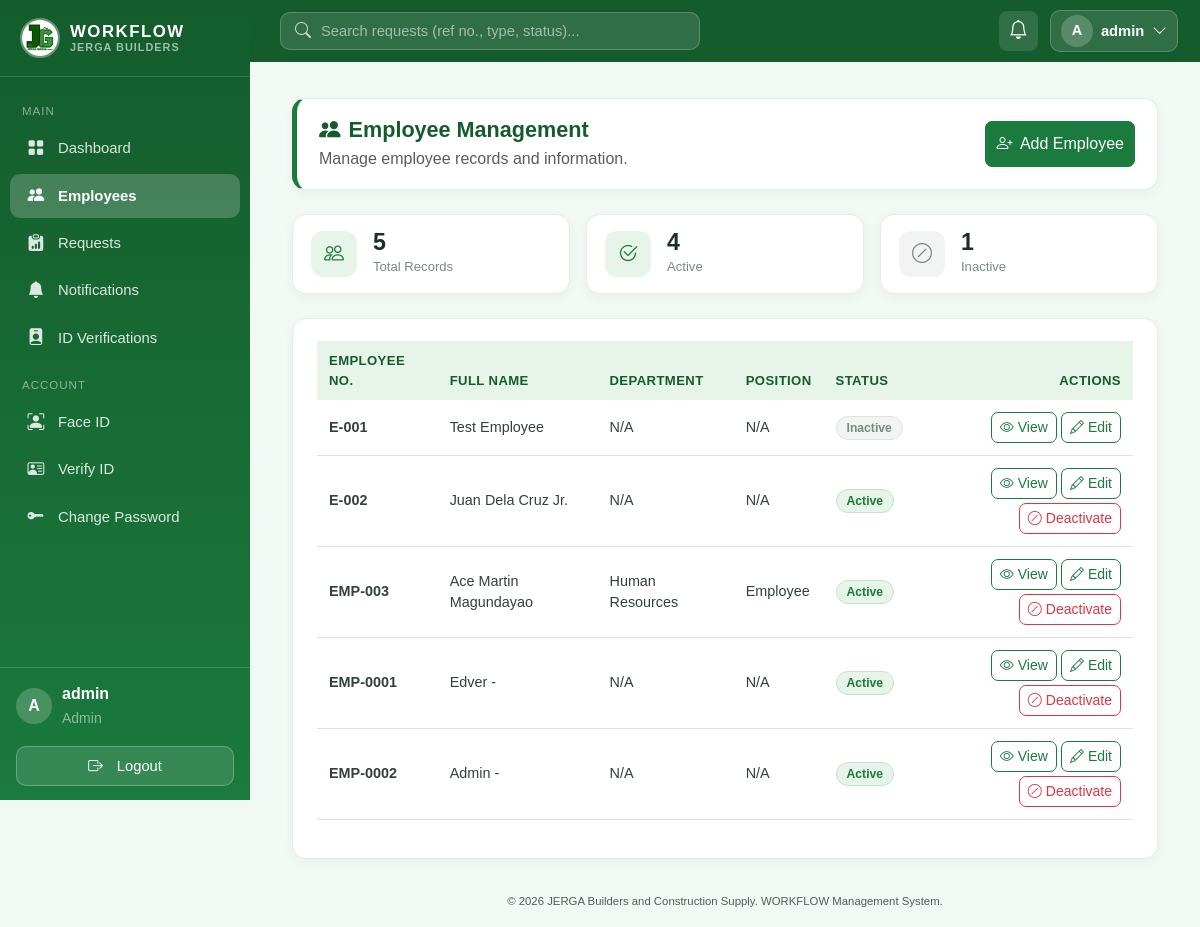
The page /employees/ (signed in) on the database as committed earlier.
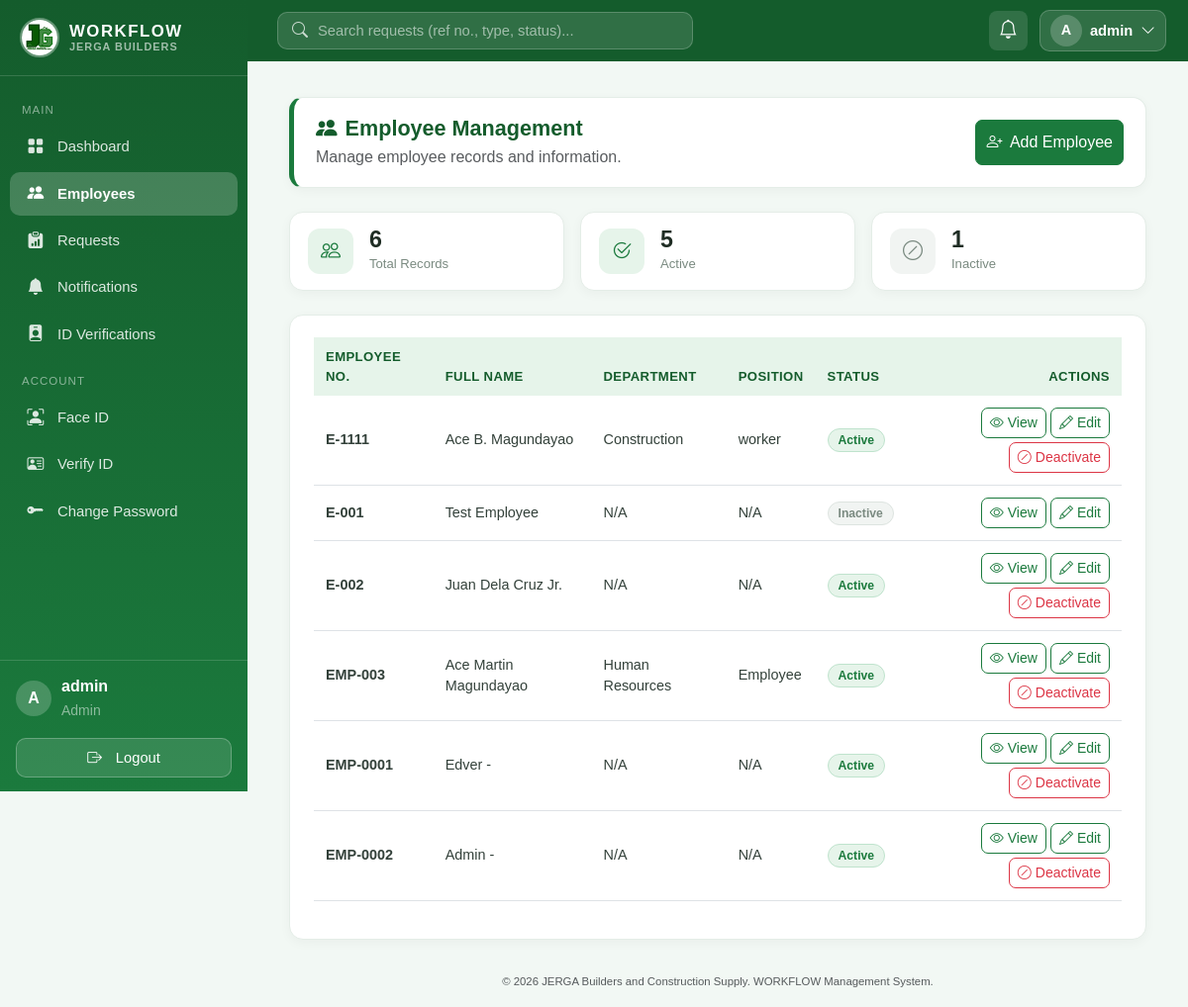
The same page on the database as committed later.
### models/employee.py (models this page shows)
class Employee(db.Model):
    __tablename__ = "employees"
    id = db.Column(db.Integer, primary_key=True)
    employee_number = db.Column(db.String(50), unique=True, nullable=False)
    first_name = db.Column(db.String(100), nullable=False)
    middle_name = db.Column(db.String(100), nullable=True)
    last_name = db.Column(db.String(100), nullable=False)
    gender = db.Column(db.String(20), nullable=True)
    birth_date = db.Column(db.Date, nullable=True)
    address = db.Column(db.Text, nullable=True)
    contact_number = db.Column(db.String(30), nullable=True)
    email = db.Column(db.String(120), unique=True, nullable=True)
    department = db.Column(db.String(100), nullable=True)
    position = db.Column(db.String(100), nullable=True)
    employment_type = db.Column(db.String(50), nullable=True)
    date_hired = db.Column(db.Date, nullable=True)
    status = db.Column(db.String(20), default="Active", nullable=False)  # "Active" | "Inactive"
    created_at = db.Column(db.DateTime, default=db.func.now())
    updated_at = db.Column(db.DateTime, default=db.func.now(), onupdate=db.func.now())
    user = db.relationship("User", back_populates="employee", uselist=False)
    requests = db.relationship("EmployeeRequest", back_populates="employee")
    @property
    def full_name(self):
        return " ".join(part for part in [self.first_name, self.middle_name, self.last_name] if part)

### routes/employee.py (the view)
@employee_bp.route("/")
@admin_or_hr_required
def list_employees():
    employees = Employee.query.order_by(Employee.created_at.desc()).all()
    return render_template("employees/list.html", employees=employees)

### models/user.py (called while the page is built)
@login_manager.user_loader
def load_user(user_id):
    return db.session.get(User, int(user_id))

### routes/employee.py (called while the page is built)
def admin_or_hr_required(function):
    @wraps(function)
    @login_required
    def decorated_function(*args, **kwargs):
        if current_user.role not in ("admin", "hr"):
            abort(403)
        return function(*args, **kwargs)
    return decorated_function

### templates/employees/list.html (shortened to what the changed rows need)
{% extends "base.html" %}  {% block content %}
<div class="container-fluid py-3">
<div class="admin-page-header mb-4">
    <div
    class="d-flex justify-content-between align-items-center flex-wrap gap-2"
    >
    <div>
        <h2 class="admin-page-title mb-1">
        <i class="bi bi-people-fill me-2"></i>Employee Management
        </h2>
      </div>
    </div>
  </div>
  <div class="row g-3 mb-4">
    <div class="col-6 col-md-4">
      <div class="card admin-chip-card">
        <div class="card-body d-flex align-items-center gap-3">
          <div>
            <div class="admin-chip-value">{{ employees|length }}</div>
            <div class="admin-chip-label">Total Records</div>
          </div>
        </div>
      </div>
    </div>
    <div class="col-6 col-md-4">
      <div class="card admin-chip-card">
        <div class="card-body d-flex align-items-center gap-3">
          <div>
            <div class="admin-chip-value">
              {{ employees | selectattr("status", "equalto", "Active") | list |
              length }}
            </div>
            <div class="admin-chip-label">Active</div>
          </div>
        </div>
      </div>
    </div>
  </div>
  <div class="card panel-card">
    <div class="card-body">
      <div class="table-responsive">
        <table class="table table-hover align-middle recent-table">
          <thead>
            <tr>
              <th>Employee No.</th>
              <th>Full Name</th>
              <th>Department</th>
              <th>Position</th>
              <th>Status</th>
              <th class="text-end">Actions</th>
            </tr>
          </thead>
          <tbody>
            {% for employee in employees %}
            <tr>
              <td class="fw-semibold">{{ employee.employee_number }}</td>
              <td>{{ employee.full_name }}</td>
              <td>{{ employee.department or "N/A" }}</td>
              <td>{{ employee.position or "N/A" }}</td>
              <td>
                {% if employee.status == "Active" %}
                <span class="badge status-badge status-approved">Active</span>
                {% else %}
                <span class="badge status-badge status-muted">Inactive</span>
                {% endif %}
              </td>
              <td>
                <div class="d-flex gap-1 flex-wrap justify-content-end">
                  <a
                    href="{{ url_for('employees.view_employee', employee_id=employee.id) }}"
                    class="btn btn-sm btn-outline-success"
                  >
                    <i class="bi bi-eye me-1"></i>View
                  </a>
                  <a
                    href="{{ url_for('employees.edit_employee', employee_id=employee.id) }}"
                    class="btn btn-sm btn-outline-success"
                  >
                    <i class="bi bi-pencil me-1"></i>Edit
                  </a>
                  {% if employee.status == "Active" %}
                  <form
                    method="POST"
                    action="{{ url_for('employees.deactivate_employee', employee_id=employee.id) }}"
                    data-confirm="Are you sure you want to deactivate this employee?"
                  >
                    <button type="submit" class="btn btn-sm btn-outline-danger">
                      <i class="bi bi-slash-circle me-1"></i>Deactivate
                    </button>
                  </form>
                  {% endif %}
                </div>
              </td>
            </tr>
            {% else %}
            <tr>
              <td colspan="6" class="text-center text-muted py-4">
                No employee records found.
              </td>
            </tr>
            {% endfor %}
          </tbody>
        </table>
      </div>
    </div>
  </div>
</div>
{% endblock %}

Rows that differ between the two databases and show on the page:
added Employee: employee_number "E-1111", full_name "Ace B. Magundayao", department "Construction", position "worker", status "Active"
Other text that changed with them:
{{ employees|length }}: "5" → "6"
text no longer shown: "4"
text now shown: "5"
